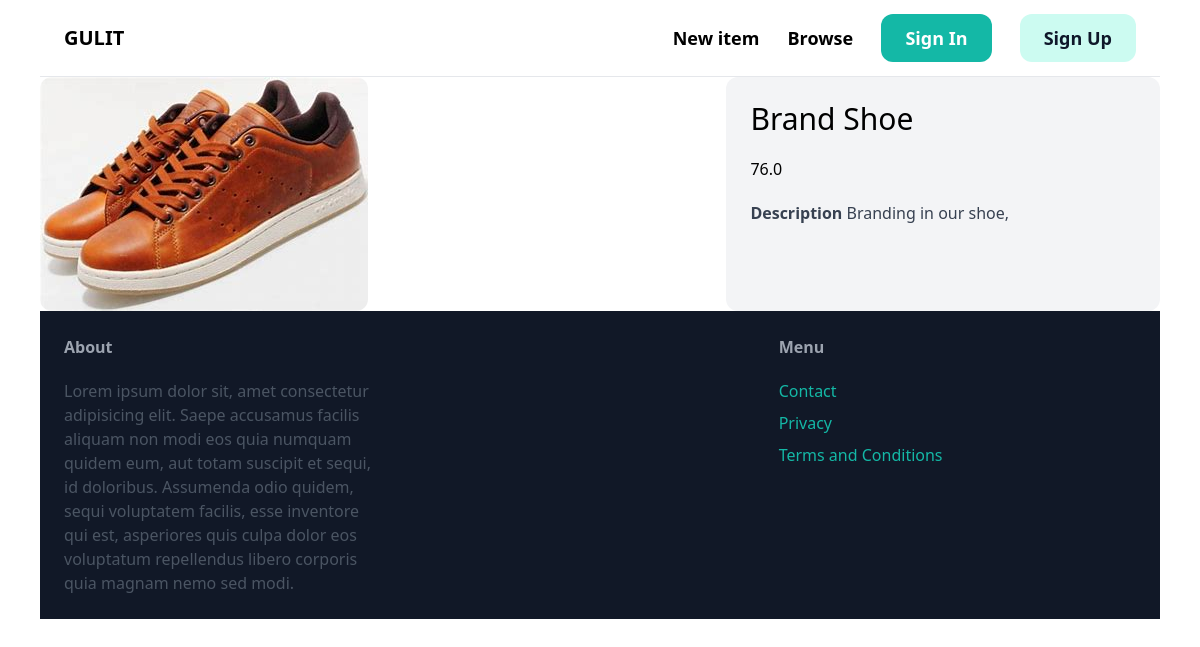
/item/2/, run on the app's committed database.
### items/models.py (models this page shows, shortened)
class Item(models.Model):
    category = models.ForeignKey(Category, related_name='items', on_delete=models.CASCADE)
    name = models.CharField(max_length=255)
    description = models.TextField(blank=True, null=True)
    price = models.FloatField()
    image = models.ImageField(upload_to='items_images', blank=True, null=True)
    is_sold = models.BooleanField(default=False)
    created_by = models.ForeignKey(User, related_name='items', on_delete=models.CASCADE)
    create_at = models.DateTimeField(auto_now_add=True)

### items/views.py (the view)
# urls.py: path('<int:pk>/', detail, name='detail'),
def detail(request, pk):
    item = get_object_or_404(Item, pk=pk)
    context = {
        'item': item
    }
    return render(request, 'item/detail.html', context)

### items/templates/item/detail.html (shortened to what this page needs)
{% extends "core/base.html" %} {% block content %}
<div class="grid grid-cols-5 gap-6">
  <div class="col-span-3">
    <img src="{{item.image.url}}" alt="" class="rounded-xl" />
  </div>
  <div class="col-span-2 p-6 bg-gray-100 rounded-xl">
    <h1 class="mb-5 text-3xl">{{item.name}}</h1>
    <p class="mb-5">{{item.price}}</p>
    {% if item.description %}
    <p class="text-gray-700">
      <strong class="text-gray-700"> Description </strong>
      {{item.description}}
    </p>
    {% endif %}
  </div>
</div>
{% endblock content %}

### data on the page
Item: image (picture), name "Brand Shoe", price "76.0", description "Branding in our shoe,"
